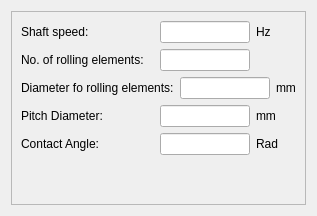
      <widget class="QWidget" name="tab_3">
       <attribute name="title">
        <string>Bearing</string>
       </attribute>
       <layout class="QGridLayout" name="gridLayout_3">
        <item row="0" column="0">
         <widget class="QFrame" name="frame_3">
          <property name="frameShape">
           <enum>QFrame::StyledPanel</enum>
          </property>
          <property name="frameShadow">
           <enum>QFrame::Raised</enum>
          </property>
          <layout class="QVBoxLayout" name="verticalLayout_4">
           <item>
            <layout class="QHBoxLayout" name="horizontalLayout_8">
             <item>
              <widget class="QLabel" name="label_7">
               <property name="text">
                <string>Shaft speed:</string>
               </property>
              </widget>
             </item>
             <item>
              <widget class="QLineEdit" name="shaftSpeed">
               <property name="sizePolicy">
                <sizepolicy hsizetype="Maximum" vsizetype="Preferred">
                 <horstretch>0</horstretch>
                 <verstretch>0</verstretch>
                </sizepolicy>
               </property>
               <property name="maximumSize">
                <size>
                 <width>90</width>
                 <height>16777215</height>
                </size>
               </property>
              </widget>
             </item>
             <item>
              <widget class="QLabel" name="label_25">
               <property name="sizePolicy">
                <sizepolicy hsizetype="Fixed" vsizetype="Preferred">
                 <horstretch>0</horstretch>
                 <verstretch>0</verstretch>
                </sizepolicy>
               </property>
               <property name="maximumSize">
                <size>
                 <width>40</width>
                 <height>16777215</height>
                </size>
               </property>
               <property name="text">
                <string>Hz</string>
               </property>
              </widget>
             </item>
            </layout>
           </item>
           <item>
            <layout class="QHBoxLayout" name="horizontalLayout_9">
             <item>
              <widget class="QLabel" name="label_24">
               <property name="text">
                <string>No. of rolling elements:</string>
               </property>
              </widget>
             </item>
             <item>
              <widget class="QLineEdit" name="numberofElements">
               <property name="sizePolicy">
                <sizepolicy hsizetype="Maximum" vsizetype="Preferred">
                 <horstretch>0</horstretch>
                 <verstretch>0</verstretch>
                </sizepolicy>
               </property>
               <property name="maximumSize">
                <size>
                 <width>90</width>
                 <height>16777215</height>
                </size>
               </property>
              </widget>
             </item>
             <item>
              <widget class="QLabel" name="label_27">
               <property name="sizePolicy">
                <sizepolicy hsizetype="Fixed" vsizetype="Preferred">
                 <horstretch>0</horstretch>
                 <verstretch>0</verstretch>
                </sizepolicy>
               </property>
               <property name="maximumSize">
                <size>
                 <width>40</width>
                 <height>16777215</height>
                </size>
               </property>
               <property name="text">
                <string/>
               </property>
              </widget>
             </item>
            </layout>
           </item>
           <item>
            <layout class="QHBoxLayout" name="horizontalLayout_10">
             <item>
              <widget class="QLabel" name="label_8">
               <property name="text">
                <string>Diameter fo rolling elements:</string>
               </property>
              </widget>
             </item>
             <item>
              <widget class="QLineEdit" name="diameterofElements">
               <property name="sizePolicy">
                <sizepolicy hsizetype="Maximum" vsizetype="Preferred">
                 <horstretch>0</horstretch>
                 <verstretch>0</verstretch>
                </sizepolicy>
               </property>
               <property name="maximumSize">
                <size>
                 <width>90</width>
                 <height>16777215</height>
                </size>
               </property>
              </widget>
             </item>
             <item>
              <widget class="QLabel" name="label_28">
               <property name="sizePolicy">
                <sizepolicy hsizetype="Fixed" vsizetype="Preferred">
                 <horstretch>0</horstretch>
                 <verstretch>0</verstretch>
                </sizepolicy>
               </property>
               <property name="maximumSize">
                <size>
                 <width>40</width>
                 <height>16777215</height>
                </size>
               </property>
               <property name="text">
                <string>mm</string>
               </property>
              </widget>
             </item>
            </layout>
           </item>
           <item>
            <layout class="QHBoxLayout" name="horizontalLayout_11">
             <item>
              <widget class="QLabel" name="label_21">
               <property name="text">
                <string>Pitch Diameter:</string>
               </property>
              </widget>
             </item>
             <item>
              <widget class="QLineEdit" name="pitchDiameter">
               <property name="sizePolicy">
                <sizepolicy hsizetype="Maximum" vsizetype="Preferred">
                 <horstretch>0</horstretch>
                 <verstretch>0</verstretch>
                </sizepolicy>
               </property>
               <property name="maximumSize">
                <size>
                 <width>90</width>
                 <height>16777215</height>
                </size>
               </property>
              </widget>
             </item>
             <item>
              <widget class="QLabel" name="label_29">
               <property name="sizePolicy">
                <sizepolicy hsizetype="Fixed" vsizetype="Preferred">
                 <horstretch>0</horstretch>
                 <verstretch>0</verstretch>
                </sizepolicy>
               </property>
               <property name="maximumSize">
                <size>
                 <width>40</width>
                 <height>16777215</height>
                </size>
               </property>
               <property name="text">
                <string>mm</string>
               </property>
              </widget>
             </item>
            </layout>
           </item>
           <item>
            <layout class="QHBoxLayout" name="horizontalLayout_16">
             <item>
              <widget class="QLabel" name="label_22">
               <property name="text">
                <string>Contact Angle:</string>
               </property>
              </widget>
             </item>
             <item>
              <widget class="QLineEdit" name="contactAngle">
               <property name="sizePolicy">
                <sizepolicy hsizetype="Maximum" vsizetype="Preferred">
                 <horstretch>0</horstretch>
                 <verstretch>0</verstretch>
                </sizepolicy>
               </property>
               <property name="maximumSize">
                <size>
                 <width>90</width>
                 <height>16777215</height>
                </size>
               </property>
              </widget>
             </item>
             <item>
              <widget class="QLabel" name="label_30">
               <property name="sizePolicy">
                <sizepolicy hsizetype="Fixed" vsizetype="Preferred">
                 <horstretch>0</horstretch>
                 <verstretch>0</verstretch>
                </sizepolicy>
               </property>
               <property name="maximumSize">
                <size>
                 <width>40</width>
                 <height>16777215</height>
                </size>
               </property>
               <property name="text">
                <string>Rad</string>
               </property>
              </widget>
             </item>
            </layout>
           </item>
           <item>
            <spacer name="verticalSpacer_5">
             <property name="orientation">
              <enum>Qt::Vertical</enum>
             </property>
             <property name="sizeHint" stdset="0">
              <size>
               <width>20</width>
               <height>40</height>
              </size>
             </property>
            </spacer>
           </item>
          </layout>
         </widget>
        </item>
       </layout>
      </widget>
